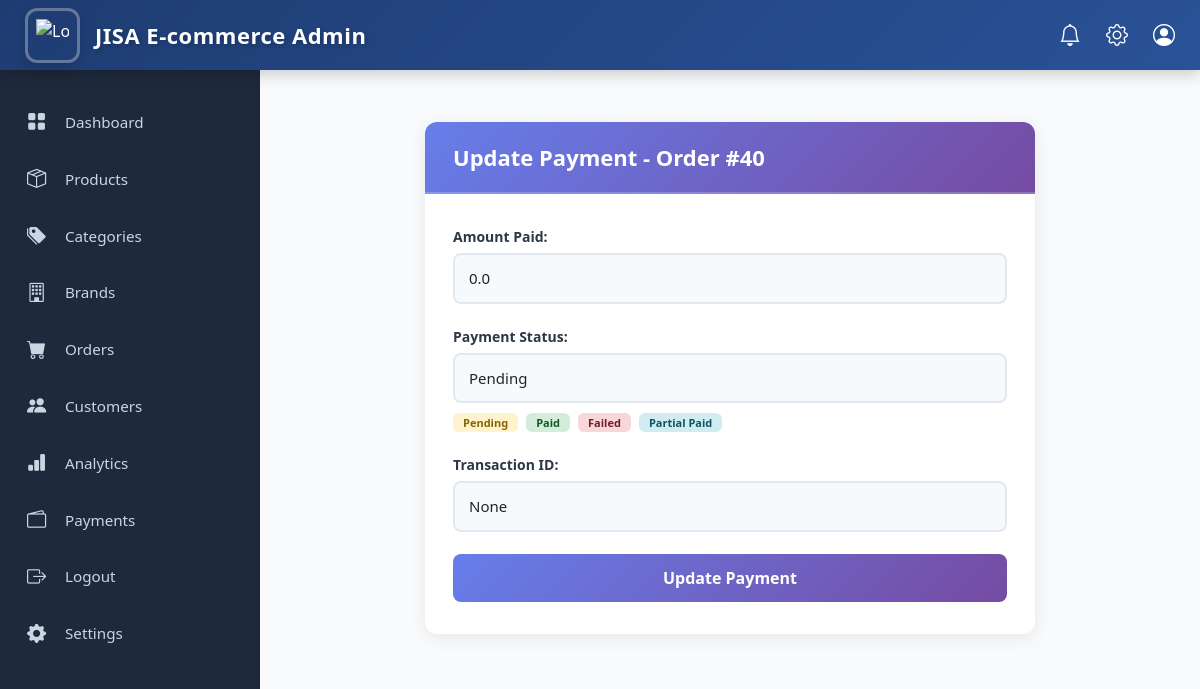
The app's page /adminpanel/orders/40/update-payment/ (signed in) with its own data.
### core/models.py (models this page shows, shortened)
class Order(models.Model):
    user = models.ForeignKey(settings.AUTH_USER_MODEL,on_delete=models.SET_NULL,null=True, blank=True )
    first_name = models.CharField(max_length=100)
    last_name = models.CharField(max_length=100)
    address = models.TextField()
    mobile = models.CharField(max_length=20)
    email = models.EmailField()
    upazila = models.CharField(max_length=100)
    district = models.CharField(max_length=100)
    comment = models.TextField(blank=True, null=True)
    delivery_method = models.CharField(max_length=50)
    delivery_charge = models.FloatField(default=0)
    payment_method = models.CharField(max_length=50)
    payment_status = models.CharField(
        max_length=20,
        choices=(
            ("pending", "Pending"),
            ("paid", "Paid"),
            ("failed", "Failed"),
            ("partial paid", "partial Paid"),
        ),
        default="pending"
    )
    payment_transaction_id = models.CharField(max_length=100, blank=True, null=True)
    amount_paid = models.FloatField(default=0)  # How much customer has paid
    subtotal = models.FloatField()
    discount = models.FloatField(default=0)
    total = models.FloatField()
    created_at = models.DateTimeField(auto_now_add=True)

### admin_panel/views.py (the view, shortened to what this page needs)
# urls.py: path("orders/<int:pk>/update-payment/", views.admin_update_payment, name="admin_update_payment"),
@superuser_required
def admin_update_payment(request, pk):
    order = get_object_or_404(Order, pk=pk)
    return render(request, "order/admin_update_payment.html", {"order": order})

### admin_panel/views.py (called while the page is built)
def superuser_required(view_func):
    return user_passes_test(lambda u: u.is_superuser)(view_func)

### core/context_processors.py (called while the page is built)
def categories_menu(request):
    categories = Category.objects.filter(parent__isnull=True).prefetch_related('children')
    return {'menu_categories': categories}

### admin_panel/templates/order/admin_update_payment.html (shortened to what this page needs)
{% extends "admin-base.html" %}
{% block content %}
<div class="payment-wrapper">
    <div class="payment-card">
        <div class="payment-header">
            <h2>Update Payment - Order #{{ order.id }}</h2>
        </div>
        <div class="payment-body">
            <form method="post">
                <div class="form-group">
                    <label>Amount Paid:</label>
                    <input type="number" step="0.01" name="amount_paid"
                        value="{{ order.amount_paid }}" class="form-control" required>
                </div>
                <div class="form-group">
                    <label>Payment Status:</label>
                    <select name="payment_status" class="form-control" required>
                        <option value="pending" {% if order.payment_status == "pending" %}selected{% endif %}>Pending</option>
                    </select>
                    <div class="status-badges">
                        <span class="badge pending">Pending</span>
                        <span class="badge paid">Paid</span>
                        <span class="badge failed">Failed</span>
                        <span class="badge partial">Partial Paid</span>
                    </div>
                </div>
                <div class="form-group">
                    <label>Transaction ID:</label>
                    <input type="text" name="payment_transaction_id"
                        value="{{ order.payment_transaction_id }}" class="form-control"
                        placeholder="Transaction Reference (Optional)">
                </div>
                <button type="submit" class="btn-submit">Update Payment</button>
            </form>
        </div>
    </div>
</div>
{% endblock %}

### admin_panel/templates/order/admin_update_payment.html (style rules this page uses)
.payment-wrapper { max-width: 650px; margin: 0 auto; padding: 20px; }
.payment-card { background: #fff; border-radius: 12px; box-shadow: 0 4px 18px rgba(0, 0, 0, 0.08); overflow: hidden; }
.payment-header { background: linear-gradient(135deg, #667eea 0%, #764ba2 100%); padding: 22px 28px; color: #fff; border-bottom: 2px solid rgba(255, 255, 255, 0.2); }
.payment-header h2 { margin: 0; font-size: 22px; font-weight: 600; }
.payment-body { padding: 32px 28px; }
.form-group { margin-bottom: 22px; }
.form-group label { font-weight: 600; margin-bottom: 6px; display: block; font-size: 14px; color: #2d3748; }
.form-control { padding: 12px 14px; border: 2px solid #e2e8f0; border-radius: 8px; font-size: 15px; background: #f7fafc; width: 100%; transition: .3s; }
.status-badges { margin-top: 10px; display: flex; gap: 8px; flex-wrap: wrap; }
.badge { padding: 4px 10px; border-radius: 6px; font-size: 11px; font-weight: 600; }
.badge.pending { background: #fff3cd; color: #856404; }
.badge.paid { background: #d4edda; color: #155724; }
.badge.failed { background: #f8d7da; color: #721c24; }
.badge.partial { background: #d1ecf1; color: #0c5460; }
.btn-submit { width: 100%; background: linear-gradient(135deg, #667eea 0%, #764ba2 100%); color: #fff; padding: 12px; font-size: 16px; border: none; border-radius: 8px; cursor: pointer; font-weight: 600; transition: .3s; }

### records on screen
Order: id "40", amount_paid "0.0", payment_status "Pending", payment_transaction_id "None"
